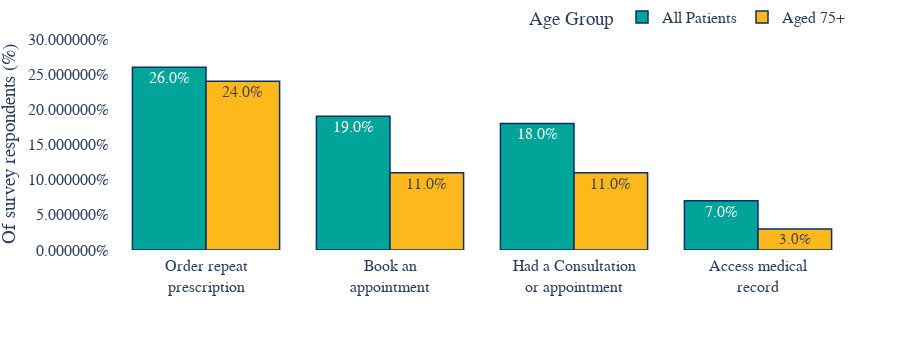

Notebook source saved alongside this figure:
### Code cell
# plot the long (tidy) dataframe
fig = px.bar(
    online_gp_services_75,
    x="Online Activity",
    y="Percent",
    color="Age Group",
    color_discrete_sequence=nhs_colours,
    barmode="group",
    text="Percent",
    height=350,
)

# Asthetics of the plot
fig.update_layout(
    # change background colour 
    {"plot_bgcolor": "rgba(0,0,0, 0)", "paper_bgcolor": "rgba(0,0,0, 0)"},
    yaxis_title='Of survey respondents (%)',
    yaxis=dict(
        tickformat = "%",
        range=[0, 0.3]),
    xaxis=dict(
        tickmode = 'array',
        tickvals = online_gp_services_75['Online Activity'].tolist(),
        ticktext = online_gp_services_75['Lable'].tolist(),
        #tickangle = 0
    ),
    xaxis_title=None,
    # change fonts
    font=dict(family="Arial", size=16),
    # autosize makes the chart 'responsive' (https://en.wikipedia.org/wiki/Responsive_web_design)
    autosize=True,
    margin=dict(
        l=50,
        r=50,
        b=100,
        t=0,
        pad=4,
        autoexpand=True
        ),
    ## options for the hover-over text
    # changes how the hover-over box is displayed
    hovermode="x unified",
    # hoverlabel_align = 'right',
    # changes the hover-over box formatting
    hoverlabel=dict(
        bgcolor="white",
        font_size=16,
        font_family="Arial"
    ),
    legend=dict(
    orientation="h",
    yanchor="bottom",
    y=1.02,
    xanchor="right",
    x=1
    )
)
# options to change how the bars look
fig.update_traces(
    # this also changes the hover-over box formatting
    hovertemplate='<b>%{fullData.name}</b>: %{text:.1%}<extra></extra>',
    # outline of bars
    marker_line_color = 'rgb(8,48,107)',
    marker_line_width=1.5,
    opacity=1,
    # options for text inside bars
    texttemplate='%{text:.1%}',
    textposition='inside'
    )
fig.update_xaxes(type='category')
fig.show()

### Figure 1 — Plotly figure (JSON) as saved in the notebook; plotly's stock layout.template omitted (floating-point values rounded to 4 significant figures)
{"data": [{"alignmentgroup": "True", "hovertemplate": "<b>%{fullData.name}</b>: %{text:.1%}<extra></extra>", "legendgroup": "All Patients", "marker": {"color": "#00A499", "line": {"color": "rgb(8,48,107)", "width": 1.5}}, "name": "All Patients", "offsetgroup": "All Patients", "opacity": 1, "orientation": "v", "showlegend": true, "text": [0.26, 0.19, 0.18, 0.07], "textposition": "inside", "texttemplate": "%{text:.1%}", "type": "bar", "x": ["Ordering repeat prescriptions online", "Booking appointments online", "Had an online consultation or appointment", "Accessing my medical records online"], "xaxis": "x", "y": [0.26, 0.19, 0.18, 0.07], "yaxis": "y"}, {"alignmentgroup": "True", "hovertemplate": "<b>%{fullData.name}</b>: %{text:.1%}<extra></extra>", "legendgroup": "Aged 75+", "marker": {"color": "#FFB81C", "line": {"color": "rgb(8,48,107)", "width": 1.5}}, "name": "Aged 75+", "offsetgroup": "Aged 75+", "opacity": 1, "orientation": "v", "showlegend": true, "text": [0.24, 0.11, 0.11, 0.03], "textposition": "inside", "texttemplate": "%{text:.1%}", "type": "bar", "x": ["Ordering repeat prescriptions online", "Booking appointments online", "Had an online consultation or appointment", "Accessing my medical records online"], "xaxis": "x", "y": [0.24, 0.11, 0.11, 0.03], "yaxis": "y"}], "layout": {"autosize": true, "barmode": "group", "font": {"family": "Arial", "size": 16}, "height": 350, "hoverlabel": {"bgcolor": "white", "font": {"family": "Arial", "size": 16}}, "hovermode": "x unified", "legend": {"orientation": "h", "title": {"text": "Age Group"}, "tracegroupgap": 0, "x": 1, "xanchor": "right", "y": 1.02, "yanchor": "bottom"}, "margin": {"autoexpand": true, "b": 100, "l": 50, "pad": 4, "r": 50, "t": 0}, "paper_bgcolor": "rgba(0,0,0, 0)", "plot_bgcolor": "rgba(0,0,0, 0)", "xaxis": {"anchor": "y", "domain": [0, 1], "tickmode": "array", "ticktext": ["Order repeat<br>prescription", "Order repeat<br>prescription", "Book an<br>appointment", "Had a Consultation<br>or appointment", "Book an<br>appointment", "Had a Consultation<br>or appointment", "Access medical<br>record", "Access medical<br>record"], "tickvals": ["Ordering repeat prescriptions online", "Ordering repeat prescriptions online", "Booking appointments online", "Had an online consultation or appointment", "Booking appointments online", "Had an online consultation or appointment", "Accessing my medical records online", "Accessing my medical records online"], "title": {}, "type": "category"}, "yaxis": {"anchor": "x", "domain": [0, 1], "range": [0, 0.3], "tickformat": "%", "title": {"text": "Of survey respondents (%)"}}}}
